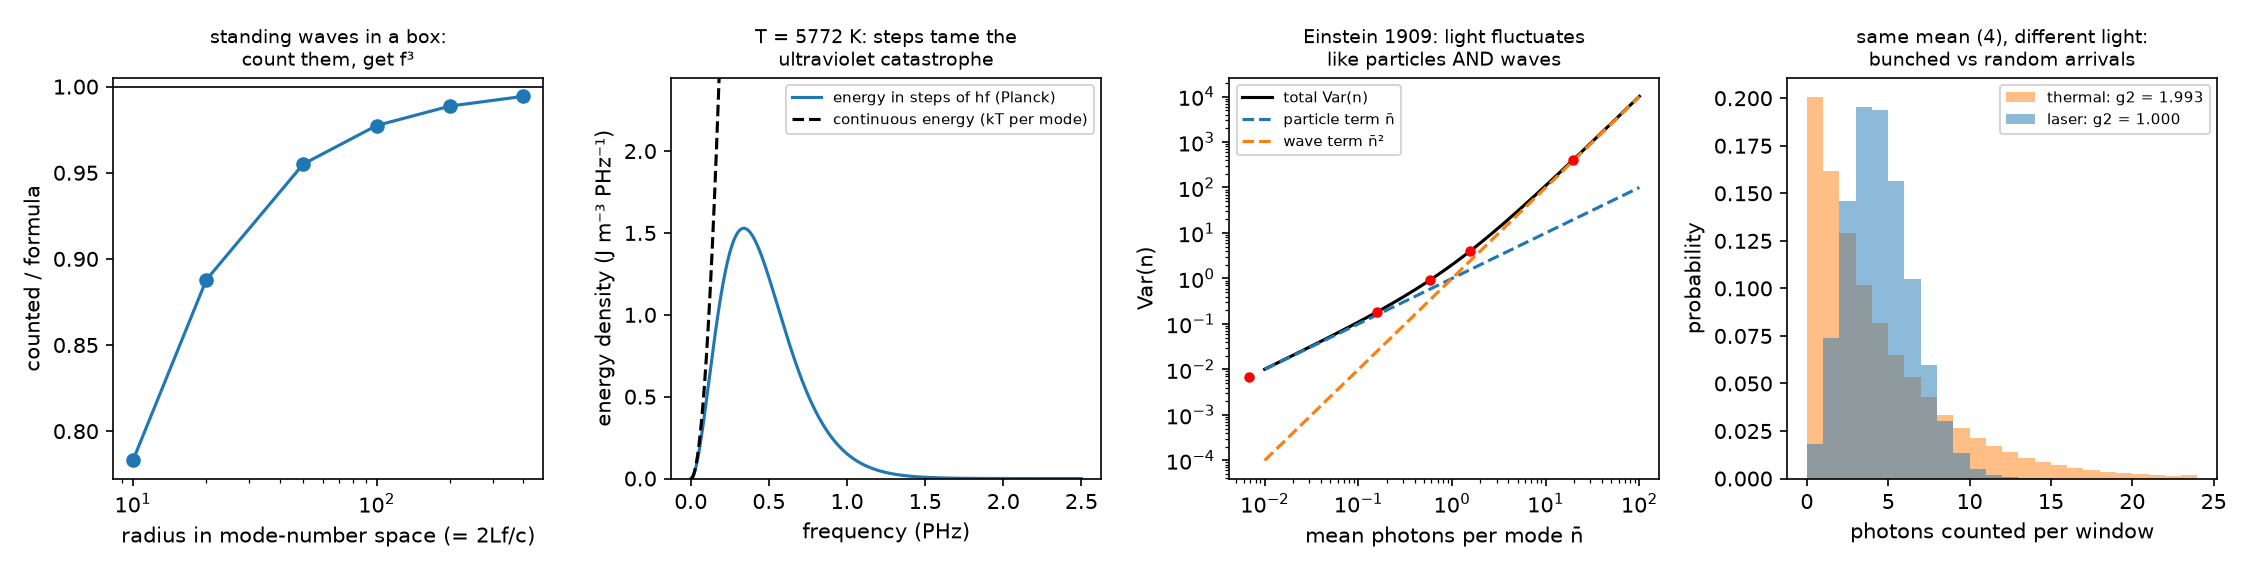

Reproduce this figure in Python.
"""
A photon is one step up the energy ladder of one mode of the electromagnetic field.

"Mode" = one way the field in a box can oscillate (a standing wave pattern), like one
string on a guitar.  Each mode behaves as a harmonic oscillator.  Classically its energy
can be anything; quantum mechanically only 0, hf, 2hf, ...  One rung = one photon.

Four checks (each one has an input that would make it fail):
  1. Count the modes in a box by brute force (integer triples) and compare with the
     formula  N(f) = 8 pi V f^3 / (3 c^3).  Ratio -> 1.
  2. Give every mode the classical average energy kT and the total energy diverges as the
     cutoff frequency grows (Rayleigh-Jeans, the "ultraviolet catastrophe").  Make the
     energy come in steps of hf and the total converges: Stefan-Boltzmann's sigma computed
     from h, c, k alone vs the CODATA value.  Set h -> 0 and it diverges again.
  3. Einstein (1909): the fluctuation of the photon number in one thermal mode is
         Var(n) = n  +  n^2
                  ^       ^
           particle term   wave term
     Computed by summing the Boltzmann distribution AND by kT^2 dE/dT (the thermodynamic
     route Einstein used).  Light is neither: it has both terms.
  4. Photon counting (Hanbury Brown & Twiss 1956): thermal light g2 = 2, laser light
     g2 = 1.  Monte Carlo with bootstrap error bars.

Pure numpy + matplotlib.  Usage: python3 photons.py   (writes photons.png)
Sources: Planck 1900; Einstein, Phys. Z. 10, 185 (1909); Hanbury Brown & Twiss, Nature 177,
27 (1956); Loudon, The Quantum Theory of Light (3rd ed., 2000), ch. 1 and 3; CODATA 2018.
"""
import numpy as np

h, c, k = 6.62607015e-34, 299792458.0, 1.380649e-23        # exact SI values since 2019
SIGMA_CODATA = 5.670374419e-8                               # W m^-2 K^-4


# ---------- 1. counting modes in a cube ----------
def count_modes(R):
    # standing waves in a cube of side L: k = pi n / L, n = (nx, ny, nz) positive integers,
    # frequency f = c |n| / 2L.  Count |n| <= R, x2 polarisations.
    n = np.arange(1, int(R) + 1)
    nx, ny = np.meshgrid(n, n, indexing="ij")
    rem = R ** 2 - nx ** 2 - ny ** 2                        # room left for nz
    nz_max = np.floor(np.sqrt(np.clip(rem, 0, None)))
    return 2 * nz_max[rem >= 1].sum()


def check_modes():
    Rs = np.array([10, 20, 50, 100, 200, 400])
    counted = np.array([count_modes(R) for R in Rs])
    formula = np.pi * Rs ** 3 / 3                           # = 8 pi V f^3 / 3 c^3 with R = 2 L f / c
    return Rs, counted, formula


# ---------- 2. energy per mode: continuous vs stepped ----------
def mean_energy_by_sum(f, T, nmax=4000):
    # average of E_n = n h f over Boltzmann weights exp(-E_n / kT), summed directly
    x = h * f / (k * T)
    n = np.arange(nmax)[:, None]
    w = np.exp(-n * x)
    return (n * h * f * w).sum(0) / w.sum(0)


def planck_mean(f, T):
    return h * f / np.expm1(h * f / (k * T))


def energy_density(T, fmax, hh=h, nf=200001):
    f = np.linspace(fmax / nf, fmax, nf)
    modes_per_vol = 8 * np.pi * f ** 2 / c ** 3             # modes per m^3 per Hz
    if hh == 0:
        E = k * T * np.ones_like(f)
    else:
        E = hh * f / np.expm1(hh * f / (k * T))
    return np.trapezoid(modes_per_vol * E, f)


def check_energy(T=5772.0):
    f = np.array([1e13, 1e14, 5e14, 1e15])
    direct = mean_energy_by_sum(f, T)
    formula = planck_mean(f, T)
    fmax_list = [1e15, 2e15, 4e15, 8e15]
    rj = [energy_density(T, fm, hh=0) for fm in fmax_list]
    pl = [energy_density(T, fm) for fm in fmax_list]
    sigma = c * pl[-1] / (4 * T ** 4)
    # "h -> 0" sweep: shrink h, sigma grows without bound at fixed cutoff
    h_sweep = [h, h / 10, h / 100]
    sig_h = [c * energy_density(T, 8e15, hh=hh) / (4 * T ** 4) for hh in h_sweep]
    # Wien peak of the spectrum per unit frequency: f^3 / (e^x - 1) peaks at x = 2.8214
    ff = np.linspace(1e12, 2e15, 400001)
    peak_x = h * ff[np.argmax(ff ** 3 / np.expm1(h * ff / (k * T)))] / (k * T)
    return f, direct, formula, fmax_list, rj, pl, sigma, sig_h, peak_x


# ---------- 3. Einstein's fluctuation formula ----------
def check_fluctuations():
    xs = np.array([0.05, 0.5, 1.0, 2.0, 5.0])                # hf / kT
    rows = []
    for x in xs:
        n = np.arange(20000)
        p = np.exp(-n * x); p /= p.sum()
        mean = (n * p).sum()
        var = (n ** 2 * p).sum() - mean ** 2
        # thermodynamic route: Var(E) = k T^2 dE/dT, in units of (hf)^2.  With x = hf/kT,
        # T d/dT = -x d/dx, so Var(n) = -dn/dx.  Central difference:
        d = 1e-5
        nbar = lambda y: 1 / np.expm1(y)
        thermo = -(nbar(x + d) - nbar(x - d)) / (2 * d)
        rows.append((x, mean, var, mean + mean ** 2, thermo))
    return rows


# ---------- 4. photon counting statistics ----------
def g2(counts):
    n = counts.astype(float)
    return (n * (n - 1)).mean() / n.mean() ** 2


def check_counting(nbar=4.0, N=200000, B=200, seed=1):
    rng = np.random.default_rng(seed)
    thermal = rng.geometric(1 / (1 + nbar), N) - 1           # Bose-Einstein = geometric, mean nbar
    laser = rng.poisson(nbar, N)
    out = {}
    for name, s in (("thermal", thermal), ("laser", laser)):
        boots = [g2(s[rng.integers(0, N, N)]) for _ in range(B)]
        out[name] = (g2(s), *np.percentile(boots, [2.5, 97.5]), s)
    return out


if __name__ == "__main__":
    Rs, counted, formula = check_modes()
    print("1. modes in a cube: brute-force count vs 8 pi V f^3 / 3 c^3")
    for R, n, fm in zip(Rs, counted, formula):
        print(f"   |n| <= {R:4d}   counted {n:14.0f}   formula {fm:14.0f}   ratio {n / fm:.5f}   (1 - ratio) x R = {(1 - n / fm) * R:.3f}")
    print("   the shortfall is the walls: Weyl's law for a box predicts (1 - ratio) x R -> 9/4 = 2.250")

    f, direct, formula_e, fmax_list, rj, pl, sigma, sig_h, peak_x = check_energy()
    print("\n2. energy per mode at T = 5772 K (the Sun's surface)")
    for fi, d, p in zip(f, direct, formula_e):
        print(f"   f = {fi:.0e} Hz   summed {d / (k * 5772):.6f} kT   Planck formula {p / (k * 5772):.6f} kT   classical 1 kT")
    print("   total energy density (J/m^3) as the frequency cutoff grows:")
    for fm, a, b in zip(fmax_list, rj, pl):
        print(f"     cutoff {fm:.0e} Hz   classical {a:10.3e}   stepped {b:10.3e}")
    print(f"   sigma from h, c, k  = {sigma:.6e}   CODATA {SIGMA_CODATA:.6e}   rel. diff {abs(sigma / SIGMA_CODATA - 1):.1e}")
    print(f"   same, h/10 and h/100 (cutoff 8e15): {sig_h[1]:.3e}, {sig_h[2]:.3e}  <- shrink the step, lose the answer")
    print(f"   spectrum peak at hf/kT = {peak_x:.4f}  (Wien: 2.8214)")

    print("\n3. Einstein 1909: Var(n) = n + n^2  (particle + wave)")
    for x, mean, var, pred, thermo in check_fluctuations():
        print(f"   hf/kT = {x:4.2f}   n = {mean:8.4f}   Var summed {var:10.4f}   n+n^2 {pred:10.4f}   "
              f"kT^2 dE/dT {thermo:10.4f}   particle share {mean / var:.2f}")

    res = check_counting()
    print("\n4. photon counting, mean 4 photons per window, 200 000 windows")
    for name, (g, lo, hi, _) in res.items():
        print(f"   {name:7s}  g2 = {g:.4f}   95% CI [{lo:.4f}, {hi:.4f}]   (theory {'2' if name == 'thermal' else '1'})")
    lam = 633e-9
    print(f"\n   scale: one 633 nm photon = {h * c / lam / 1.602176634e-19:.3f} eV; a 1 mW HeNe laser emits {1e-3 / (h * c / lam):.2e} photons/s")

    import matplotlib
    matplotlib.use("Agg")
    import matplotlib.pyplot as plt
    fig, ax = plt.subplots(1, 4, figsize=(15, 3.8))

    ax[0].semilogx(Rs, counted / formula, "o-")
    ax[0].axhline(1, color="k", lw=0.8)
    ax[0].set_xlabel("radius in mode-number space (= 2Lf/c)"); ax[0].set_ylabel("counted / formula")
    ax[0].set_title("standing waves in a box:\ncount them, get f³", fontsize=9)

    T = 5772.0
    ff = np.linspace(1e12, 2.5e15, 2000)
    dens = 8 * np.pi * ff ** 2 / c ** 3
    ax[1].plot(ff / 1e15, dens * planck_mean(ff, T) * 1e15, label="energy in steps of hf (Planck)")
    ax[1].plot(ff / 1e15, dens * k * T * 1e15, "k--", label="continuous energy (kT per mode)")
    ax[1].set_ylim(0, 1.6 * (dens * planck_mean(ff, T)).max() * 1e15)
    ax[1].set_xlabel("frequency (PHz)"); ax[1].set_ylabel("energy density (J m⁻³ PHz⁻¹)")
    ax[1].set_title("T = 5772 K: steps tame the\nultraviolet catastrophe", fontsize=9); ax[1].legend(fontsize=7)

    nb = np.logspace(-2, 2, 200)
    ax[2].loglog(nb, nb + nb ** 2, "k", label="total Var(n)")
    ax[2].loglog(nb, nb, "C0--", label="particle term n̄")
    ax[2].loglog(nb, nb ** 2, "C1--", label="wave term n̄²")
    for x, mean, var, _, _ in check_fluctuations():
        ax[2].plot(mean, var, "ro", ms=4)
    ax[2].set_xlabel("mean photons per mode n̄"); ax[2].set_ylabel("Var(n)")
    ax[2].set_title("Einstein 1909: light fluctuates\nlike particles AND waves", fontsize=9); ax[2].legend(fontsize=7)

    bins = np.arange(0, 25)
    for name, col in (("thermal", "C1"), ("laser", "C0")):
        ax[3].hist(res[name][3], bins=bins, density=True, alpha=0.5, color=col,
                   label=f"{name}: g2 = {res[name][0]:.3f}")
    ax[3].set_xlabel("photons counted per window"); ax[3].set_ylabel("probability")
    ax[3].set_title("same mean (4), different light:\nbunched vs random arrivals", fontsize=9); ax[3].legend(fontsize=7)

    fig.tight_layout()
    fig.savefig("photons.png", dpi=150)
    print("\nwrote photons.png")
